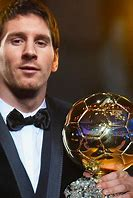
#> input picture Procesamiento de imágenes/ANA08_Cader_Fernanda/messi.jpg, 133 x 198 px
$ jupyter execute ANA08_Cader_Fernanda.ipynb   (older library calls are emulated)
#> lines starting #> are read from the running program, lines starting #| are printed output that depends on the picture
ANA08 -  Autor Cader Fernanda

En el siguiente trabajo se procederá a dar una descripción de los filtros faltantes y luego un ejemplo de aplicación de los mismos.

1. Filtro Prewitt: El operador Prewitt se utiliza en el procesamiento de imágenes, particularmente dentro de los algoritmos de detección de bordes. Técnicamente, es un operador de diferenciación discreto que calcula una aproximación del gradiente de la función de intensidad de la imagen. En cada punto de la imagen, el resultado del operador de Prewitt es el vector de gradiente correspondiente o la norma de este vector. El operador Prewitt se basa en convolucionar la imagen con un filtro pequeño, separable y de valor entero en direcciones horizontales y verticales.

[cell 1]
import cv2
import numpy as np

img = cv2.imread('messi.jpg')
#> img is the input picture: shape (198, 133, 3); mean B, G, R 64.1, 76.2, 95.1
gray = cv2.cvtColor(img, cv2.COLOR_BGR2GRAY)
img_gaussian = cv2.GaussianBlur(gray,(3,3),0)
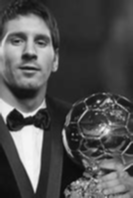
#> img_gaussian: shape (198, 133); min 10, max 249, mean 80.5

#prewitt
kernelx = np.array([[1,1,1],[0,0,0],[-1,-1,-1]])
kernely = np.array([[-1,0,1],[-1,0,1],[-1,0,1]])
img_prewittx = cv2.filter2D(img_gaussian, -1, kernelx)
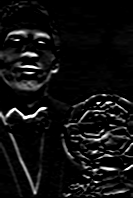
#> img_prewittx: shape (198, 133); min 0, max 255, mean 16.8
img_prewitty = cv2.filter2D(img_gaussian, -1, kernely)

cv2.imshow("Original Image", img)
cv2.imshow("Prewitt X", img_prewittx)
cv2.imshow("Prewitt Y", img_prewitty)
cv2.imshow("Prewitt", img_prewittx + img_prewitty)
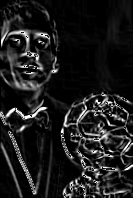
#> window 'Prewitt': shape (198, 133); min 0, max 255, mean 29.4


cv2.waitKey(0)
cv2.destroyAllWindows()

2. Filtro Roberts: El operador de Roberts se utiliza para la detección de bordes en una imagen. Detecta dos tipos de aristas: bordes horizontales y bordes verticales2. Los bordes se calculan utilizando la diferencia entre las intensidades de píxeles correspondientes de una imagen. Las máscaras utilizadas en este operador son:

Gradiente fila:

0  0
0 -1

Gradiente columna:

-1 0
 0 0

Este operador obtiene buena respuesta ante bordes diagonales y ofrece buenas prestaciones en cuanto a localización. Sin embargo, es extremadamente sensible al ruido.

[cell 2]
import cv2
import numpy as np
from scipy import ndimage

roberts_cross_v = np.array( [[1, 0 ],
                             [0,-1 ]] )

roberts_cross_h = np.array( [[ 0, 1 ],
                             [ -1, 0 ]] )

img = cv2.imread("gato.jpg",0).astype('float64')
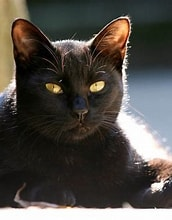
#> input picture Procesamiento de imágenes/ANA08_Cader_Fernanda/gato.jpg, 172 x 220 px
#> img: shape (220, 172) float64; min 0, max 255, mean 76.3
img/=255.0
vertical = ndimage.convolve( img, roberts_cross_v )
horizontal = ndimage.convolve( img, roberts_cross_h )
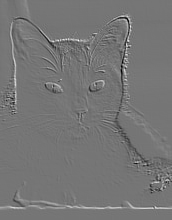
#> horizontal: shape (220, 172) float64; min -0.816, max 0.953, mean 0.00339; drawn with min black and max white

edged_img = np.sqrt( np.square(horizontal) + np.square(vertical))
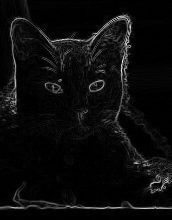
#> edged_img: shape (220, 172) float64; min 0, max 1.19, mean 0.0577; drawn with min black and max white
edged_img*=255
cv2.imwrite("output.jpg",edged_img)
#> Out = True

3. Filtro Laplaciano: El Laplaciano es un operador derivado; sus usos resaltan las discontinuidades del nivel de gris en una imagen e intentan restar importancia a las regiones con niveles de gris que varían lentamente3. En consecuencia, esta operación produce imágenes que tienen líneas de borde grisáceas y otras discontinuidades sobre un fondo oscuro.

[cell 3]
import cv2
import numpy as np
# Load the image
img = cv2.imread('perro.jpg', cv2.IMREAD_GRAYSCALE)
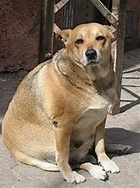
#> input picture Procesamiento de imágenes/ANA08_Cader_Fernanda/perro.jpg, 140 x 188 px
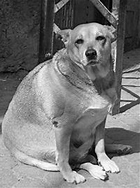
#> img: shape (188, 140); min 0, max 255, mean 119.5
# Apply the Laplacian filter
laplacian = cv2.Laplacian(img, cv2.CV_64F)
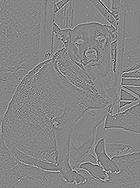
#> laplacian: shape (188, 140) float64; min -468, max 426, mean -0.1; drawn with min black and max white
# Display the original and filtered image
cv2.imshow('Original Image', img)
cv2.imshow('Laplacian Filtered Image', laplacian)
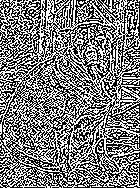
#> window 'Laplacian Filtered Image': shape (188, 140); 48.9% white in thin lines or dots
cv2.waitKey(0)
cv2.destroyAllWindows()
